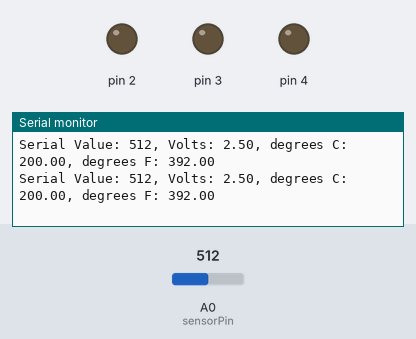
Recording of a sketch running on a simulated Arduino Uno, built with avr-gcc and run on an emulated ATmega328P. Shown: output pins drawn as LEDs (lit = HIGH), the last lines printed to the serial monitor. The inputs (shaded band) are chosen by the test bench; at power-on: A0 (sensorPin) = 512.

Above: at 1.2 s.
1.3 s: A0 (sensorPin) set to 306
At 1.45 s:
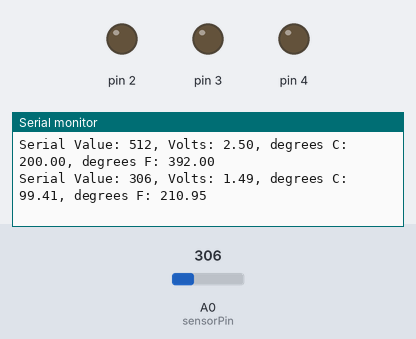
4.3 s: A0 (sensorPin) set to 511
At 4.32 s:
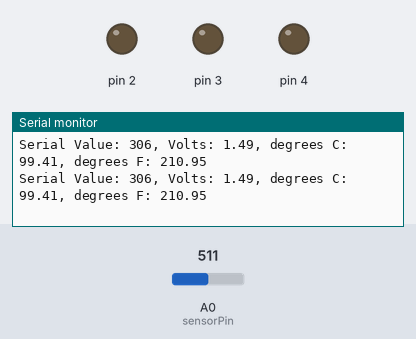
Timing chart, 0 to 7.3 s (numbered marks = the images above; inputs shaded):
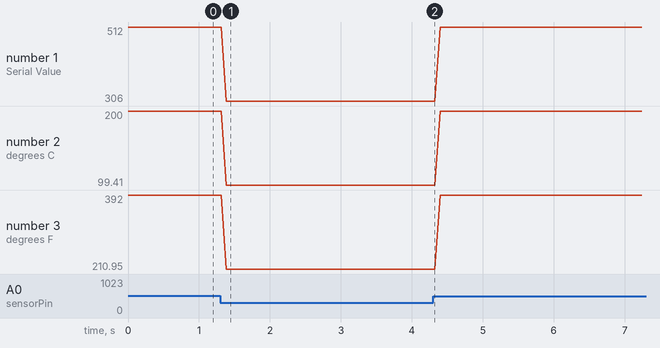

Measured:
- after the input at 1.3 s, the serial monitor: prints a new line after 0.08 s (image 1)
- plotted number 1: 512 → 306 after the input at 1.3 s, 306 → 511 after the input at 4.3 s
- plotted number 2: 200 → 99.41 after the input at 1.3 s, 99.41 → 199.51 after the input at 4.3 s
- plotted number 3: 392 → 210.95 after the input at 1.3 s, 210.95 → 391.12 after the input at 4.3 s

The sketch:

Project3-Love-O-Meter.ino
```cpp
const int sensorPin = A0;
const float baselineTemp = 23.75;

void setup() {
  // put your setup code here, to run once:
  Serial.begin(9600);
  for(int pinNumber = 2; pinNumber<5; pinNumber++){
    pinMode(pinNumber,OUTPUT);
    digitalWrite(pinNumber, LOW);
  }
}

void loop() {
  // put your main code here, to run repeatedly:
  int sensorVal = analogRead(sensorPin);
  Serial.print("Serial Value: ");
  Serial.print(sensorVal);

  float voltage = (sensorVal/1024.0) * 5.0;
  Serial.print(", Volts: ");
  Serial.print(voltage);

  Serial.print(", degrees C: ");
  float tempe = (voltage - 0.5) * 100;
  Serial.print(tempe);

  Serial.print(", degrees F: ");
  float tempeF = (tempe * 9/5) + 32;
  Serial.println(tempeF);

  if (tempe < baselineTemp){
    digitalWrite(2,LOW);
    digitalWrite(3,LOW);
    digitalWrite(4,LOW);
  }
  else if(tempe >= baselineTemp+2 && tempe < baselineTemp+4){
    digitalWrite(2,HIGH);
    digitalWrite(3,LOW);
    digitalWrite(4,LOW);
  }
  else if(tempe >= baselineTemp+4 && tempe < baselineTemp+6){
    digitalWrite(2,HIGH);
    digitalWrite(3,HIGH);
    digitalWrite(4,LOW);
  }
  else if(tempe >= baselineTemp+6 && tempe < baselineTemp+8){
    digitalWrite(2,HIGH);
    digitalWrite(3,HIGH);
    digitalWrite(4,HIGH);
  }
  delay(1);
}
```
